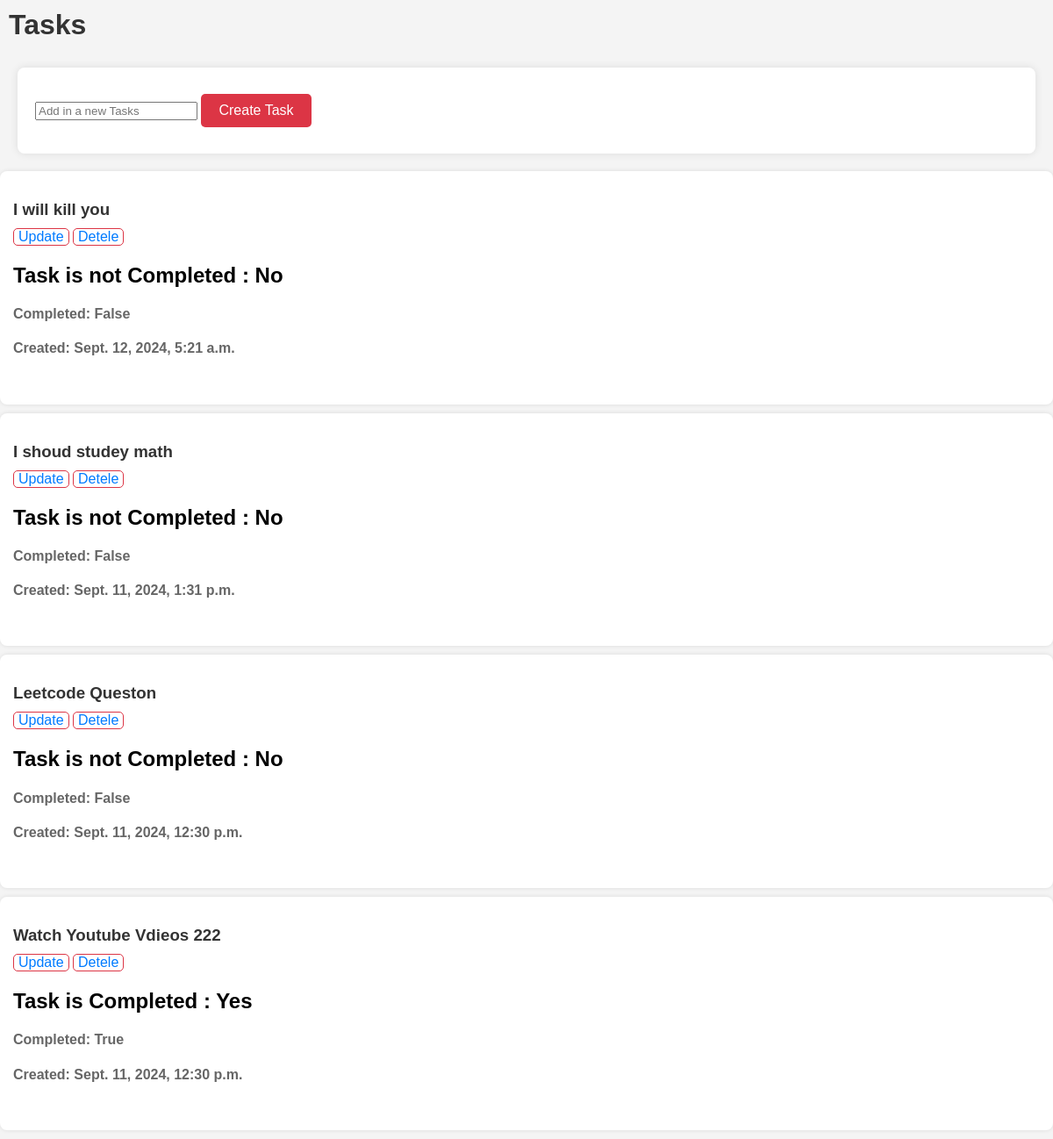
The page / on the database its author committed.
### tasks/models.py (models this page shows, shortened)
class Tasks(models.Model):
    title = models.CharField(max_length=200)
    completed = models.BooleanField(default=False)
    created = models.DateTimeField(auto_now_add=True)

### tasks/views.py (the view)
# urls.py: path("", views.index, name=""),
def index(request):
    form = TaskForm()
    task = Tasks.objects.all().order_by('-id')
    if request.method == 'POST':
        form = TaskForm(request.POST)
        if form.is_valid():
            form.save()
    context = {
        'tasks': task,
        'TaskForm': form,
    }
    return render(request, 'tasks.html', context)

### tasks/forms.py
class TaskForm(forms.ModelForm):
    title = forms.CharField(widget=forms.TextInput(attrs={"placeholder":"Add in a new Tasks"}))
    class Meta:
        model = Tasks
        fields = '__all__'

### tasks/templates/tasks.html (shortened to what this page needs)
<!DOCTYPE html>
<html>
<head>
    {% load static %}
    <link rel="stylesheet" href="{% static 'index.css' %}">
</head>
<body>
    <h1>Tasks</h1>
    <form method="POST" action="/">
        {{ TaskForm.title }}
        <input class="btn" type="submit" value="Create Task">
    </form>
    {% for i in tasks %}
    <div class="task-item">
        <br>
        <h3>{{ i.title }}</h3>
        <a href="{% url 'update-task' i.id %}">Update </a>
        <a href="{% url 'delete-task' i.id %}"> Detele </a>
        {% if i.completed == True %}
         <h2> Task is Completed : Yes </h2>
        {% else %}
         <h2> Task is not Completed : No </h2>
        {%  endif %}
        <h4>Completed: {{ i.completed }}</h4>
        <h4>Created: {{ i.created }}</h4>
        <br>
    </div>
    {% endfor %}
</body>
</html>

### tasks/static/index.css (style rules this page uses)
body { font-family: Arial, sans-serif; margin: 0; padding: 0; background-color: #f4f4f4; }
h1 { color: #333; padding: 10px; margin: 0; }
form { margin: 20px; padding: 20px; background-color: #fff; border-radius: 8px; box-shadow: 0 0 10px rgba(0, 0, 0, 0.1); }
input.btn, input[type="submit"] { font-size: 16px; border: none; border-radius: 5px; padding: 10px 20px; cursor: pointer; margin: 10px 0; }
input.btn { background-color: #007BFF; color: white; }
.task-item { margin: 10px 0; padding: 15px; background-color: #fff; border-radius: 8px; box-shadow: 0 0 5px rgba(0, 0, 0, 0.1); }
.task-item h3 { margin: 0; color: #333; }
.task-item h4 { color: #666; }
.task-item a { color: #007BFF; text-decoration: none; padding: 0 5px; }
input[type="submit"] { background-color: #dc3545; color: white; }
a { color: #dc3545; text-decoration: none; font-size: 16px; padding: 10px; border: 1px solid #dc3545; border-radius: 5px; display: inline-block; margin-top: 10px; }

### rows shown on the page
Tasks: title "I will kill you", shows "Task is not Completed : No", completed "False", created "Sept. 12, 2024, 5:21 a.m."
Tasks: title "I shoud studey math", shows "Task is not Completed : No", completed "False", created "Sept. 11, 2024, 1:31 p.m."
Tasks: title "Leetcode Queston", shows "Task is not Completed : No", completed "False", created "Sept. 11, 2024, 12:30 p.m."
Tasks: title "Watch Youtube Vdieos 222", shows "Task is Completed : Yes", completed "True", created "Sept. 11, 2024, 12:30 p.m."
